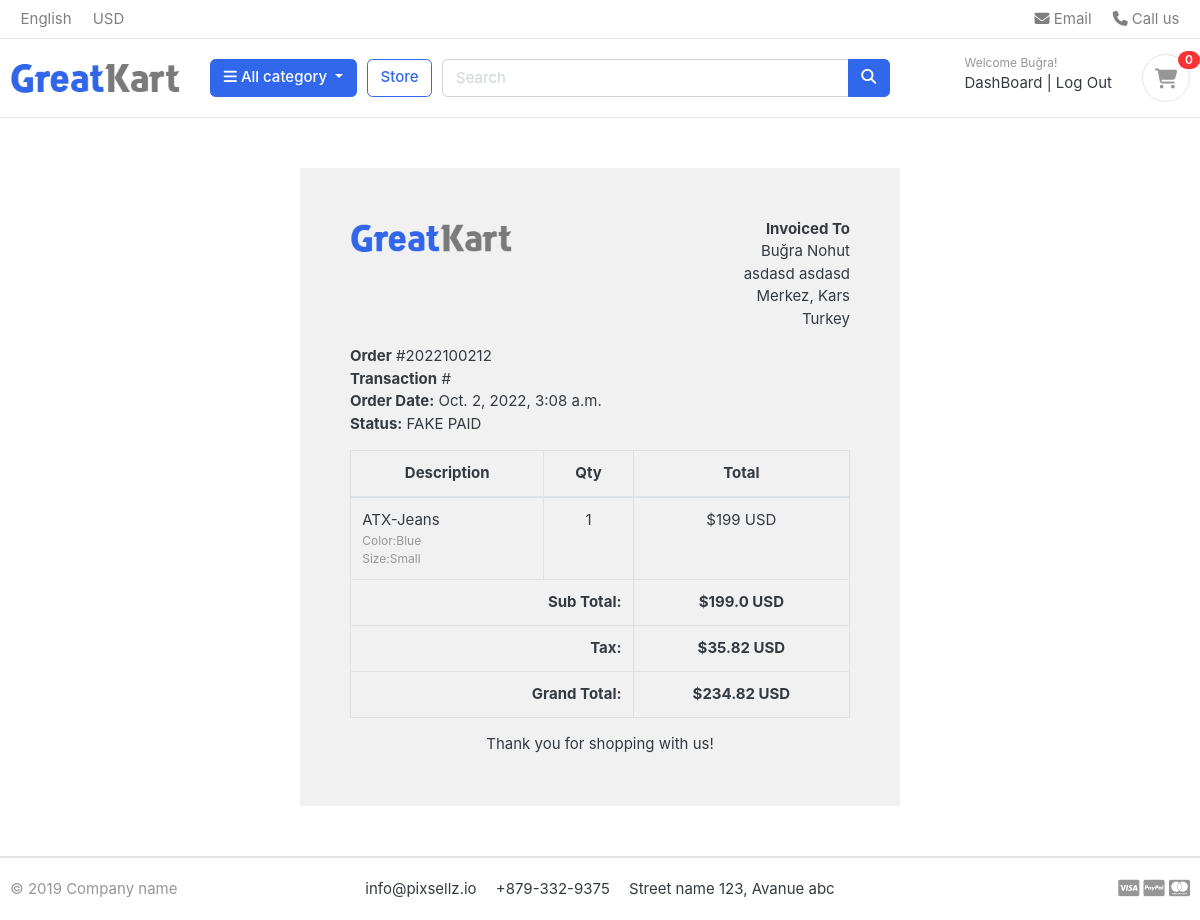
/accounts/order_detail/2022100212 (signed in), run on the app's committed database.
### accounts/models.py (models this page shows, shortened)
class Account(AbstractBaseUser):
    first_name      = models.CharField(max_length=50)
    last_name       = models.CharField(max_length=50)
    username        = models.CharField(max_length=50, unique=True)
    email           = models.EmailField(max_length=100, unique=True)
    phone_number    = models.CharField(max_length=50)
    date_joined     = models.DateTimeField(auto_now_add=True)
    last_login      = models.DateTimeField(auto_now_add=True)
    is_admin        = models.BooleanField(default=False)
    is_staff        = models.BooleanField(default=False)
    is_active       = models.BooleanField(default=False)
    is_superadmin   = models.BooleanField(default=False)
    USERNAME_FIELD = 'email'
    REQUIRED_FIELDS = ['username', 'first_name', 'last_name']
    objects = MyAccountManager()

### orders/models.py (models this page shows, shortened)
class Order(models.Model):
    STATUS = {
        ('New', 'New'),
        ('Accepted', 'Accepted'),
        ('Completed', 'Completed'),
        ('Cancelled', 'Cancelled'),
    }
    user = models.ForeignKey(Account, on_delete=models.SET_NULL, null=True)
    payment = models.ForeignKey(Payment, on_delete=models.SET_NULL, null=True, blank=True)
    order_number = models.CharField(max_length=20, null=True)
    first_name = models.CharField(max_length=50)
    last_name = models.CharField(max_length=50)
    phone = models.CharField(max_length=50)
    email = models.EmailField(max_length=50)
    address_line_1 = models.CharField(max_length=50)
    address_line_2 = models.CharField(max_length=50, blank=True)
    country = models.CharField(max_length=25)
    state = models.CharField(max_length=25)
    city = models.CharField(max_length=25)
    order_total = models.FloatField()
    tax = models.FloatField()
    status = models.CharField(max_length=10, choices=STATUS, default='New')
    ip = models.CharField(blank=True, max_length=20)
    order_note = models.CharField(max_length=200, blank=True)
    is_ordered = models.BooleanField(default=False)
    created_at = models.DateTimeField(auto_now_add=True)
    updated_at = models.DateTimeField(auto_now=True)
    def full_name(self):
        return f'{self.first_name} {self.last_name}'
    def full_address(self):
        return f'{self.address_line_1} {self.address_line_2}'

class OrderProduct(models.Model):
    order = models.ForeignKey(Order, on_delete=models.CASCADE)
    payment = models.ForeignKey(Payment, on_delete=models.SET_NULL, blank=True, null=True)
    user = models.ForeignKey(Account, on_delete=models.CASCADE)
    product = models.ForeignKey(Product, on_delete=models.CASCADE)
    variations = models.ManyToManyField(Variation, blank=True)
    quantity = models.IntegerField()
    product_price = models.FloatField()
    ordered = models.BooleanField(default=False)
    created_at = models.DateTimeField(auto_now_add=True)
    updated_at = models.DateTimeField(auto_now=True)

### store/models.py (models this page shows, shortened)
class Product(models.Model):
    product_name    = models.CharField(max_length=200, unique=True)
    slug            = models.SlugField(max_length=200, unique=True)
    description     = models.TextField(max_length=500, blank=True)
    price           = models.IntegerField()
    images          = models.ImageField(upload_to='photos/products')
    stock           = models.IntegerField()
    is_available    = models.BooleanField(default=True)
    category        = models.ForeignKey(Category, on_delete=models.CASCADE)
    created_date    = models.DateTimeField(auto_now_add=True)
    modified_date   = models.DateTimeField(auto_now=True)

class Variation(models.Model):
    product = models.ForeignKey(Product, on_delete=models.CASCADE)
    variation_category = models.CharField(max_length=100, choices=variation_category_choice)
    variation_value = models.CharField(max_length=100)
    is_active = models.BooleanField(default=True)
    created_date = models.DateTimeField(auto_now=True)
    objects = VariationManager()

### accounts/views.py (the view)
# urls.py: path('order_detail/<int:order_id>', views.order_detail, name="order_detail"),
@login_required(login_url='login')
def order_detail(request, order_id):
    order_detail = OrderProduct.objects.filter(order__order_number=order_id)
    order = Order.objects.get(order_number=order_id)
    subtotal = 0
    for i in order_detail:
        subtotal += i.product_price * i.quantity
    tax = subtotal * 0.18
    grand_total = subtotal + tax
    context = {
        'order_detail': order_detail,
        'order': order,
        'subtotal': subtotal,
        'tax': tax,
        'grand_total': grand_total
    }
    return render(request, 'accounts/order_detail.html', context)

### carts/context_processors.py (called while the page is built)
def counter(request):
    cart_count = 0
    if 'admin' in request.path:
        return {}
    else:
        try:
            cart = Cart.objects.filter(cart_id=_cart_id(request))
            if request.user.is_authenticated:
                cart_items = CartItem.objects.all().filter(user=request.user)
            else:
                cart_items = CartItem.objects.all().filter(cart=cart[:1])
            for cart_item in cart_items:
                cart_count += cart_item.quantity
        except Cart.DoesNotExist:
            cart_count = 0
    return dict(cart_count=cart_count)

### carts/views.py (called while the page is built)
def _cart_id(request):
    cart = request.session.session_key
    if not cart:
        cart = request.session.create()
    return cart

### category/context_processors.py (called while the page is built)
def menu_links(request):
    links = Category.objects.all()
    return dict(links=links)

### category/models.py (called while the page is built)
    def get_url(self):
        return reverse('products_by_category', args=[self.slug])

### templates/accounts/order_detail.html
{% extends 'base.html' %}
{% load static %}
{% block content %}
<div class="container" style="margin: 0 auto;width: 50%;padding: 50px;background: #f1f1f1;margin-top: 50px;margin-bottom: 50px;">
    <div class="row invoice row-printable">
        <div class="col-md-12">
            <div class="panel panel-default plain" id="dash_0">
                <div class="panel-body p30">
                    <div class="row">
                        <div class="col-lg-6">
                            <div class="invoice-logo"><img src="{% static '/images/logo.png' %}" alt="Invoice logo" style="max-height: 40px;"></div>
                        </div>
                        <div class="col-lg-6">
                            <div class="invoice-from">
                                <ul class="list-unstyled text-right">
                                    <li><strong>Invoiced To</strong></li>
                                    <li>{{order.full_name}}</li>
                                    <li>{{ order.full_address }}</li>
                                    <li>{{order.state}}, {{ order.city }}</li>
                                    <li>{{order.country}}</li>
                                </ul>
                            </div>
                        </div>
                        <div class="col-lg-12">
                            <div class="invoice-details mt25">
                                <div class="well">
                                    <ul class="list-unstyled mb0">
                                        <li><strong>Order</strong> #{{ order.order_number }}</li>
                                        <li><strong>Transaction</strong> # </li>
                                        <li><strong>Order Date:</strong> {{order.created_at}}</li>
                                        <li><strong>Status:</strong> FAKE PAID</li>
                                    </ul>
                                </div>
                            </div>
                            <div class="invoice-items">
                                <div class="table-responsive" style="overflow: hidden; outline: none;" tabindex="0">
                                    <table class="table table-bordered">
                                        <thead>
                                            <tr>
                                                <th class="per70 text-center">Description</th>
                                                <th class="per5 text-center">Qty</th>
                                                <th class="per25 text-center">Total</th>
                                            </tr>
                                        </thead>
                                        <tbody>
                                        {% for item in order_detail %}
                                            <tr>
                                                <td>{{item.product.product_name}}
                                                <p class="text-muted small">
                                                {% if item.variations.all %}
                                                    {% for i in item.variations.all %}
                                                        {{ i.variation_category|capfirst }}:{{ i.variation_value|capfirst}}<br>
                                                    {% endfor %}
                                                {% endif %}
                                                </p>
                                                </td>
                                                <td class="text-center">{{item.quantity}}</td>
                                                <td class="text-center">${{ item.product.price }} USD</td>
                                            </tr>
                                        {% endfor %}
                                        </tbody>
                                        <tfoot>
                                            <tr>
                                                <th colspan="2" class="text-right">Sub Total:</th>
                                                <th class="text-center">${{subtotal}} USD</th>
                                            </tr>
                                            <tr>
                                                <th colspan="2" class="text-right">Tax:</th>
                                                <th class="text-center">${{tax}} USD</th>
                                            </tr>
                                            <tr>
                                                <th colspan="2" class="text-right">Grand Total:</th>
                                                <th class="text-center">${{grand_total}} USD</th>
                                            </tr>
                                        </tfoot>
                                    </table>
                                </div>
                            </div>
                            <div class="invoice-footer mt25">
                                <p class="text-center">Thank you for shopping with us!</p>
                            </div>
                        </div>
                    </div>
                </div>
            </div>
        </div>
    </div>
    </div>
{% endblock %}

### templates/base.html (shortened to what this page needs)
{% load static %}
<!DOCTYPE HTML>
<html lang="en">
<head>
<link href="{% static 'css/bootstrap.css'%}" rel="stylesheet" type="text/css"/>
<link href="{% static 'fonts/fontawesome/css/all.min.css'%}" type="text/css" rel="stylesheet">
<link href="{% static 'css/ui.css'%}" rel="stylesheet" type="text/css"/>
<link href="{% static 'css/responsive.css'%}" rel="stylesheet" media="only screen and (max-width: 1200px)" />
<link href="{% static 'css/custom.css'%}" rel="stylesheet" type="text/css"/>
</head>
<body>
  <header class="section-header">
  {% include 'includes/_navbar.html' %}
  <section class="header-main border-bottom">
  	<div class="container">
  <div class="row align-items-center">
  	<div class="col-lg-2 col-md-3 col-6">
  		<a href="/" class="brand-wrap">
  			<img class="logo" src="{% static './images/logo.png' %}">
  		</a>
  	</div>
  	<div class="col-lg col-sm col-md col-6 flex-grow-0">
  		<div class="category-wrap dropdown d-inline-block float-right">
  			<button type="button" class="btn btn-primary dropdown-toggle" data-toggle="dropdown">
  				<i class="fa fa-bars"></i> All category
  			</button>
  		</div>
  	</div>
  	<a href="{% url 'store' %}" class="btn btn-outline-primary">Store</a>
  	<div class="col-lg  col-md-6 col-sm-12 col">
  		<form action="{% url 'search' %}" class="search" method="GET">
  			<div class="input-group w-100">
  			    <input type="text" class="form-control" style="width:60%;" placeholder="Search" name="keyword">
  			    <div class="input-group-append">
  			      <button class="btn btn-primary" type="submit">
  			        <i class="fa fa-search"></i>
  			      </button>
  			    </div>
  		    </div>
  		</form>
  	</div>
  	<div class="col-lg-3 col-sm-6 col-8 order-2 order-lg-3">
  				<div class="d-flex justify-content-end mb-3 mb-lg-0">
  					<div class="widget-header">
						{% if user.is_authenticated %}
						<small class="title text-muted">Welcome {{user.first_name | capfirst}}!</small>
						<div>
							<a href="{% url 'dashboard' %}"> DashBoard</a><span class="dark-transp"> | </span>
  							<a href="{% url 'logout' %}">Log Out</a>
  						</div>
						{% else %}
  						<small class="title text-muted">Welcome Guest!</small>
						<div>
  							<a href="{% url 'login' %}">Sign in</a> <span class="dark-transp"> | </span>
  							<a href="{% url 'register' %}"> Register</a>
  						</div>
						{% endif %}
  					</div>
  					<a href="{% url 'cart' %}" class="widget-header pl-3 ml-3">
  						<div class="icon icon-sm rounded-circle border"><i class="fa fa-shopping-cart"></i></div>
  						<span class="badge badge-pill badge-danger notify">{{cart_count}}</span>
  					</a>
  				</div>
  			</div>
  </div>
  	</div>
  </section>
  </header>
{% block content %} {% endblock %}
{% include 'includes/_footer.html' %}

### static/css/ui.css (style rules this page uses)
html { font-family: "Inter", sans-serif; font-size: 15px; }
.icon-xs, .icon-sm, .icon-md, .icon-lg { display: inline-block; text-align: center; flex-shrink: 0; flex-grow: 0; }
.icon-sm { width: 48px; height: 48px; line-height: 48px !important; font-size: 20px; }
p:last-child { margin-bottom: 0; }
.header-main { position: relative; padding-top: 1rem; padding-bottom: 1rem; }
.brand-wrap .logo, .navbar-brand .logo { margin-right: 7px; max-height: 42px; display: inline-block; }
.widget-header { display: inline-block; vertical-align: middle; position: relative; }
.widget-header a { color: #343a40; }
.widget-header i { color: #969696; }
.widget-header .title { display: block; }
.widget-header .notify { position: absolute; top: -3px; right: -10px; }
[class*=list-] li:after { visibility: hidden; display: block; content: ""; overflow: hidden; height: 0; clear: both; }
.notify { position: absolute; top: -4px; right: -10px; display: inline-block; padding: 0.25em 0.6em; font-size: 12px; line-height: 1; text-align: center; border-radius: 3rem; color: #fff; background-color: #fa3434; }

### data on the page
Account: first_name "Buğra"
Order: full_name "Buğra Nohut", full_address "asdasd asdasd", state "Merkez", city "Kars", country "Turkey", order_number "2022100212", created_at "Oct. 2, 2022, 3:08 a.m."
OrderProduct: product.product_name "ATX-Jeans", quantity "1", product.price "199"
Variation: variation_category "Color", variation_value "Blue"
Variation: variation_category "Size", variation_value "Small"

### other printed values
{{ cart_count }} "0"
{{ subtotal }} "199.0"
{{ tax }} "35.82"
{{ grand_total }} "234.82"
